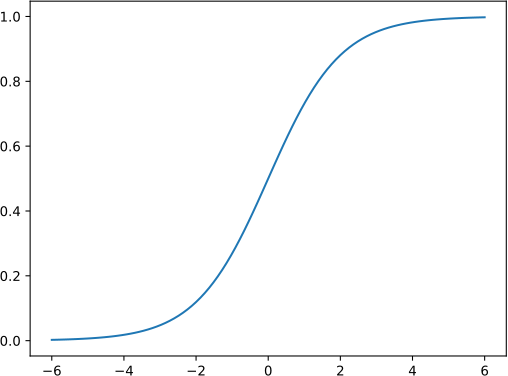

Generate this figure with Python:
import numpy as np
import matplotlib.pyplot as plt

x = np.linspace(-6, 6, 100)
y = 1 / (1 + np.exp(-x))
plt.plot(x, y)
plt.savefig('08-p-sigmoid.pdf')
